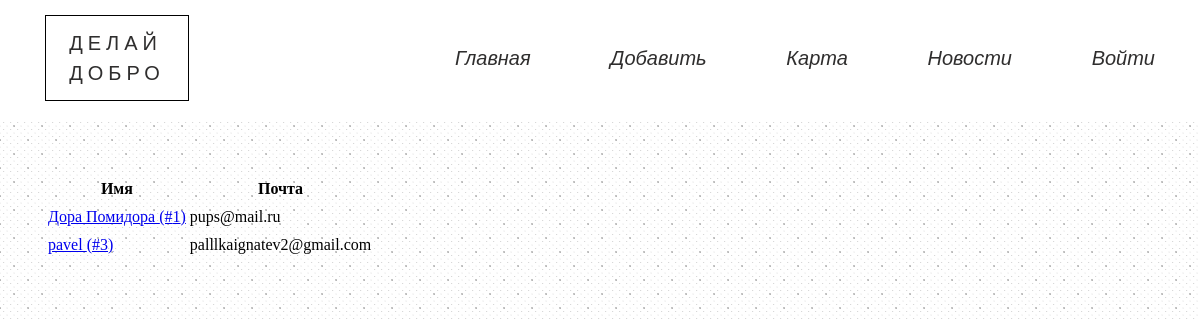
The app's page /users/, older data.
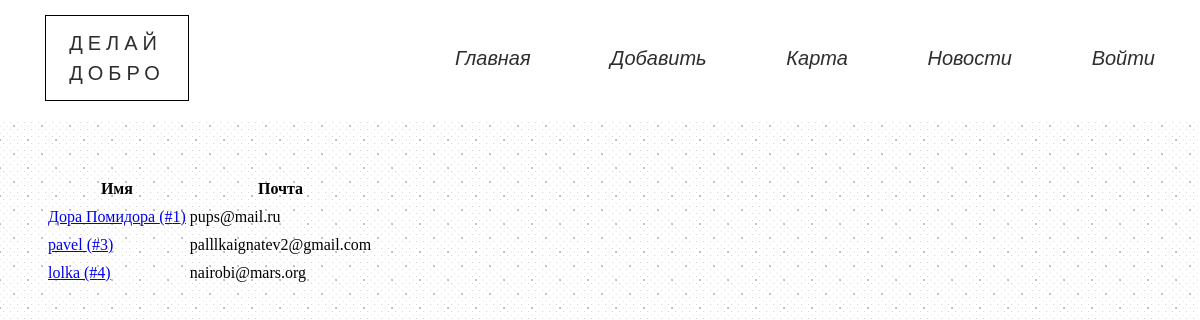
The same page, newer data.
### data/model_users.py (models this page shows, shortened)
class User(SqlAlchemyBase, UserMixin, SerializerMixin):
    __tablename__ = 'users'
    id = sqlalchemy.Column(sqlalchemy.Integer,
                           primary_key=True, autoincrement=True)
    name = sqlalchemy.Column(sqlalchemy.String)
    email = sqlalchemy.Column(sqlalchemy.String)
    type = sqlalchemy.Column(sqlalchemy.Integer)
    last_time_in = sqlalchemy.Column(sqlalchemy.String,
                                     default=time.ctime)
    hashed_password = sqlalchemy.Column(sqlalchemy.String)
    events = sqlalchemy.orm.relation("Event", backref="user")
    photo = sqlalchemy.orm.relation("File", uselist=False)

### blueprints/users.py (the view)
@blueprint.route('/users/', methods=['GET', 'POST'])
def users():
    session = db_session.create_session()
    users = session.query(User).all()
    return render_template('users.html', users=users)

### data/db_session.py (called while the page is built)
def create_session() -> Session:
    global __factory
    return __factory()

### templates/users.html
{% extends 'base.html' %}
{% block content %}
    <div class="container">
    <table class="average-table">
        <caption>Пользователи проекта</caption>
        <thead>
            <th>Имя</th>
            <th>Почта</th>
        </thead>
        <tbody>
            {% for user in users %}
                <tr>
                    <td><a href="/user/{{ user.id }}">{{ user.name }} (#{{ user.id }})</a></td>
                    <td>{{ user.email }}</td>
                </tr>
            {% endfor %}
        </tbody>
    </table>
</div>
{% endblock %}

### templates/base.html (shortened to what this page needs)
<!DOCTYPE html>
<html lang="en">
<head>
    <link rel="stylesheet" href="/static/css/bootstrap-grid.min.css">
    <link rel="stylesheet" href="/static/css/style.min.css">
</head>
<body>
    <header class="menu">
        <div class="container">
            <div class="menu__wrapper">
                <a href="/"><div class="menu_logo">ДЕЛАЙ <br> ДОБРО</div> </a>
                <ul class="menu_ul">
                    <li class="menu_li"><a href="/">Главная</a></li>
                    <li class="menu_li"><a href="/add_event">Добавить</a></li>
                    <li class="menu_li"><a href="/events">Карта</a></li>
                    <li class="menu_li"><a href="/">Новости</a></li>
                    {% if current_user.is_authenticated %}
                        <li class="menu_li"><a href="/user/{{ current_user.id }}">Личный кабинет</a></li>
                    {% else %}
                        <li class="menu_li"><a href="/login">Войти</a></li>
                    {% endif %}
                </ul>
            </div>
        </div>
    </header>
    <main>
        <div>
            {% block content %}{% endblock %}
        </div>
    </main>
</body>
</html>

Row changes from the older to the newer data that the page shows:
added User: name "lolka", id "4", email "nairobi@mars.org"
